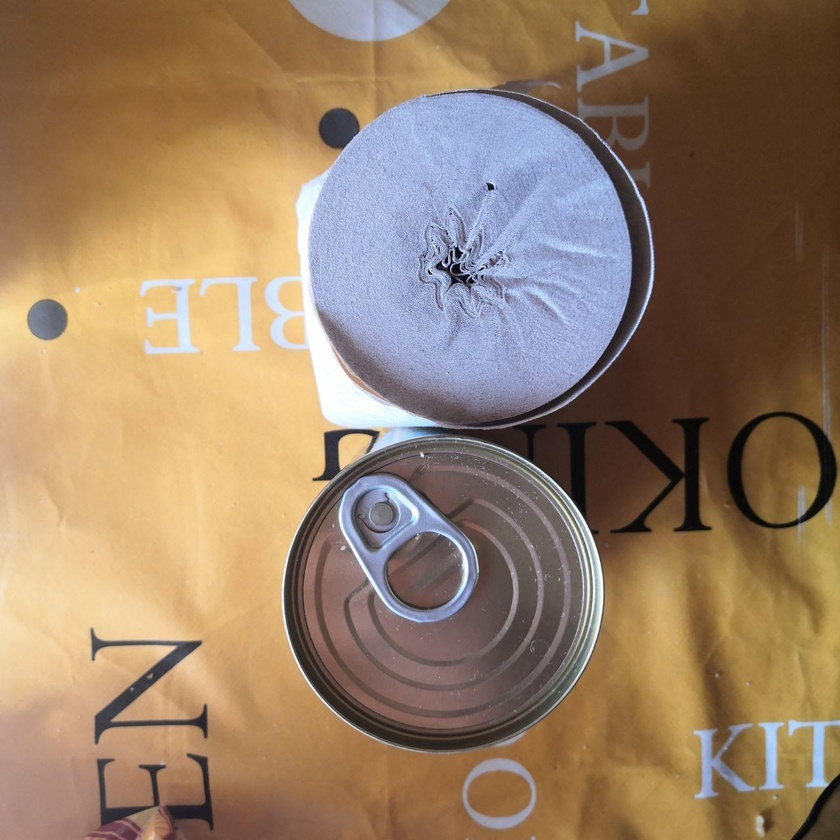
%> input picture ex4/myOwnPhoto_2.jpg, 840 x 840 px, shrunk from 1280 x 1280 before the run
$ octave check_photo.m   (GNU Octave 9; MATLAB toolbox functions it lacks are replaced by stand-ins)
%> lines starting %> are read from the running program, lines starting %| are printed output that depends on the picture
### ex4/sigmoid.m
function g = sigmoid(z)
%SIGMOID Compute sigmoid functoon
%   J = SIGMOID(z) computes the sigmoid of z.

g = 1.0 ./ (1.0 + exp(-z));
end

### ex4/check_photo.m
Image3DmatrixRGB = imread("myOwnPhoto_2.jpg");
%> Image3DmatrixRGB is the input picture: size 840x840x3 uint8; mean R, G, B 151.7, 127.1, 103.1
Image3DmatrixYIQ = rgb2ntsc(Image3DmatrixRGB);
%> Image3DmatrixYIQ: size 840x840x3 double; mean of channels 1, 2, 3 0.517, 0.0877, -0.00914
Image2DmatrixBW = Image3DmatrixYIQ(:,:,1);
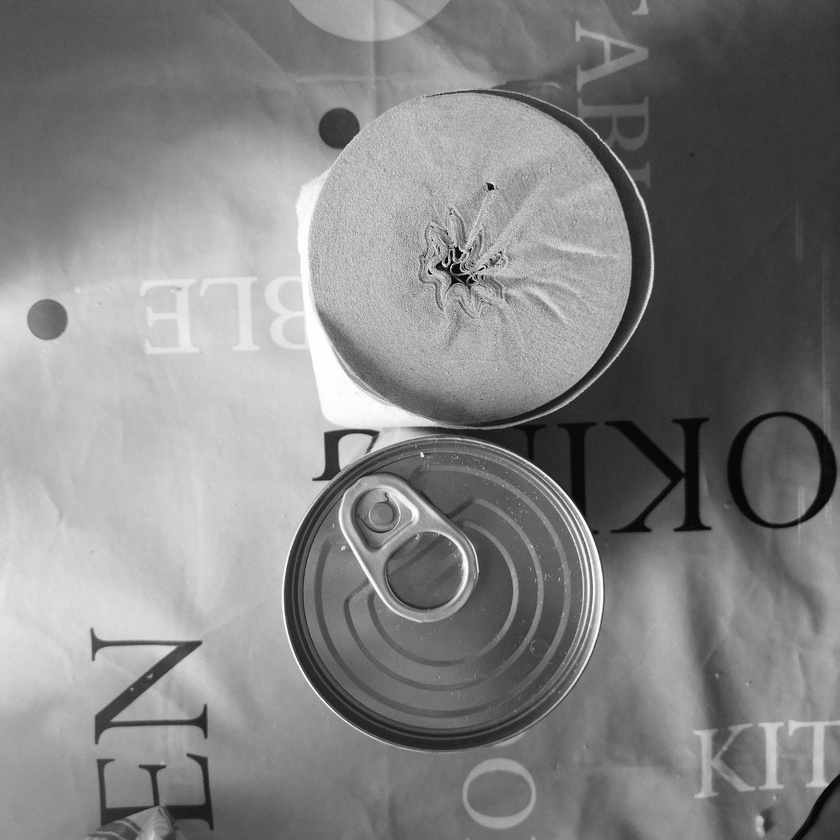
%> Image2DmatrixBW: size 840x840 double; min 0.00715, max 1, mean 0.517
%imshow(Image2DmatrixBW, [-1, 1] );
% Get the size of your image
oldSize = size(Image2DmatrixBW);
%> oldSize = [840 840]
% Obtain crop size toward centered square (cropDelta)
% ...will be zero for the already minimum dimension
% ...and if the cropPercentage is zero,
% ...both dimensions are zero
% ...meaning that the original image will go intact to croppedImage
cropDelta = floor((oldSize - min(oldSize)) .* (20/100));
%> cropDelta = [0 0]
% Compute the desired final pixel size for the original image
finalSize = oldSize - cropDelta;
%> finalSize = [840 840]
% Compute each dimension origin for croping
cropOrigin = floor(cropDelta / 2) + 1;
%> cropOrigin = [1 1]
% Compute each dimension copying size
copySize = cropOrigin + finalSize - 1;
%> copySize = [840 840]
% Copy just the desired cropped image from the original B&W image
croppedImage = Image2DmatrixBW( ...
                    cropOrigin(1):copySize(1), cropOrigin(2):copySize(2));
% Resolution scale factors: [rows cols]
scale = [20 20] ./ finalSize;
%> scale = [0.0238 0.0238]
% Compute back the new image size (extra step to keep code general)
newSize = max(floor(scale .* finalSize),1);
%> newSize = [20 20]
% Compute a re-sampled set of indices:
rowIndex = min(round(((1:newSize(1))-0.5)./scale(1)+0.5), finalSize(1));
%> rowIndex = 20 values from 22 to 820
colIndex = min(round(((1:newSize(2))-0.5)./scale(2)+0.5), finalSize(2));
% Copy just the indexed values from old image to get new image
newImage = croppedImage(rowIndex,colIndex,:);
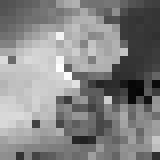
%> newImage: size 20x20 double (shown 8 times larger); min 0.0263, max 0.996, mean 0.523
imshow(newImage, [-1, 1] );
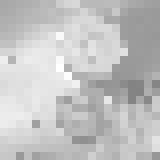
%> displayed picture: size 20x20, on the screen's scale of 0 to 255 (shown 8 times larger); min 131, max 255, mean 194.1
% Rotate if needed: -1 is CCW, 0 is no rotate, 1 is CW
rotStep = 0;
newAlignedImage = rot90(newImage, rotStep);
% Invert black and white Invert black and white because it is easier to draw black digits over white background in our photos but the classifier needs white digits.
invertedImage = - newAlignedImage;
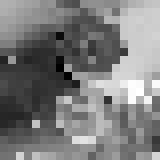
%> invertedImage: size 20x20 double (shown 8 times larger); min -0.996, max -0.0263, mean -0.523; drawn with min black and max white

% Find min and max grays values in the image
maxValue = max(invertedImage(:));
%> maxValue = -0.0263
minValue = min(invertedImage(:));
%> minValue = -0.996
% Compute the value range of actual grays
delta = maxValue - minValue;
%> delta = 0.97

% Normalize grays between 0 and 1
normImage = (invertedImage - minValue) / delta;

% Add contrast. Multiplication factor is contrast control.
contrastedImage = sigmoid((normImage -0.5) * 5);
% Show image as seen by the classifier
%imshow(contrastedImage, [-1, 1] );

% Output the matrix as a unrolled vector
vectorImage = reshape(normImage, 1, newSize(1) * newSize(2));
%> vectorImage = 400 values, max 1 at index 352, min 0 at index 149, mean 0.488

$ run again, with ex4/myOwnPhoto_1.jpg copied over ex4/myOwnPhoto_2.jpg
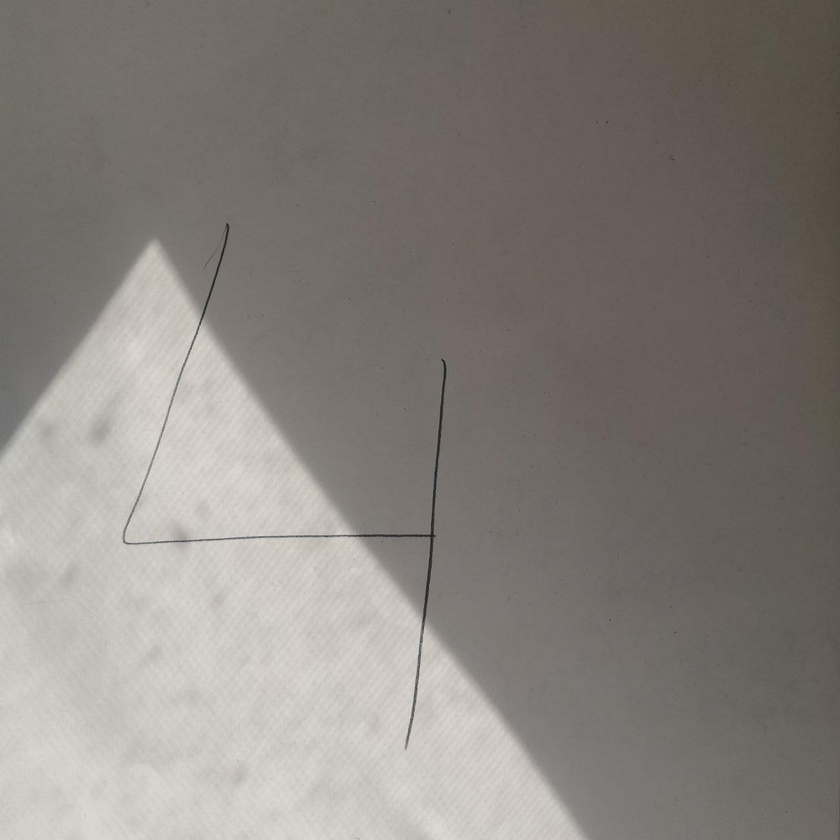
%> input picture ex4/myOwnPhoto_1.jpg, 840 x 840 px, shrunk from 1280 x 1280 before the run
%> Image3DmatrixRGB is the input picture: size 840x840x3 uint8; mean R, G, B 135.5, 130.3, 125.3
%> Image3DmatrixYIQ: size 840x840x3 double; mean of channels 1, 2, 3 0.515, 0.0185, -0.00176
%> `imshow(newImage, [-1, 1] );`:
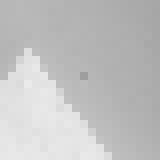
%> displayed picture: size 20x20, on the screen's scale of 0 to 255 (shown 8 times larger); min 158, max 234, mean 193.4
%> `invertedImage = - newAlignedImage;`:
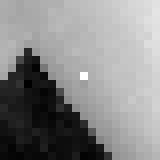
%> invertedImage: size 20x20 double (shown 8 times larger); min -0.832, max -0.243, mean -0.516; drawn with min black and max white
%> maxValue = -0.243
%> minValue = -0.832
%> delta = 0.589
%> vectorImage = 400 values, max 1 at index 210, min 0 at index 71, mean 0.536
